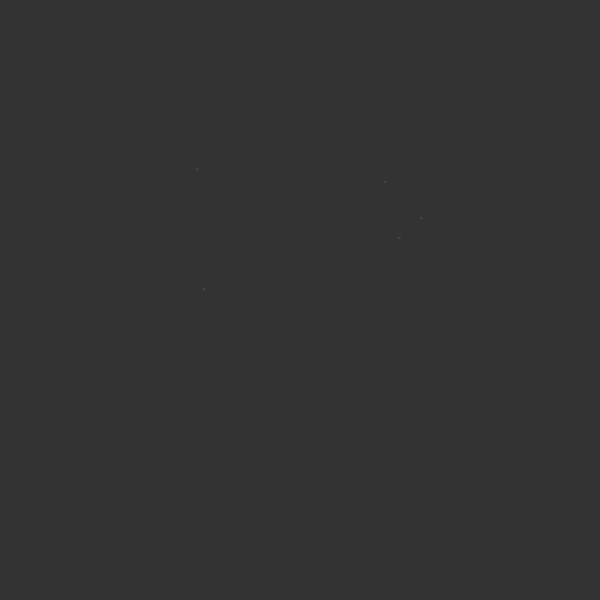
Frame 1 (no input)
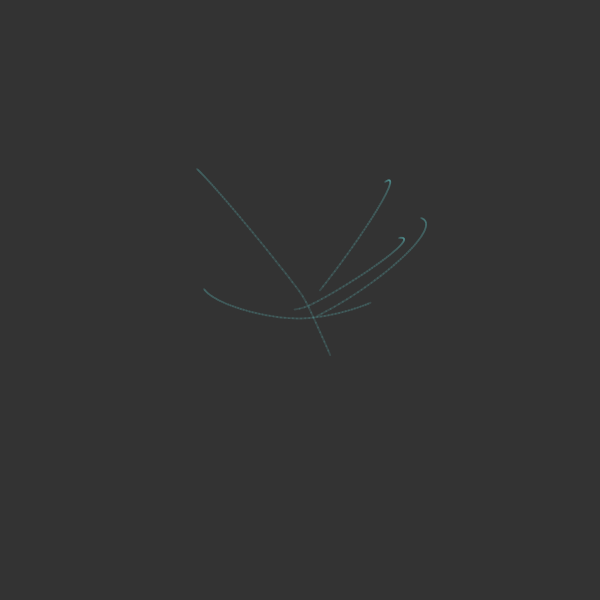
Frame 60 (no input)
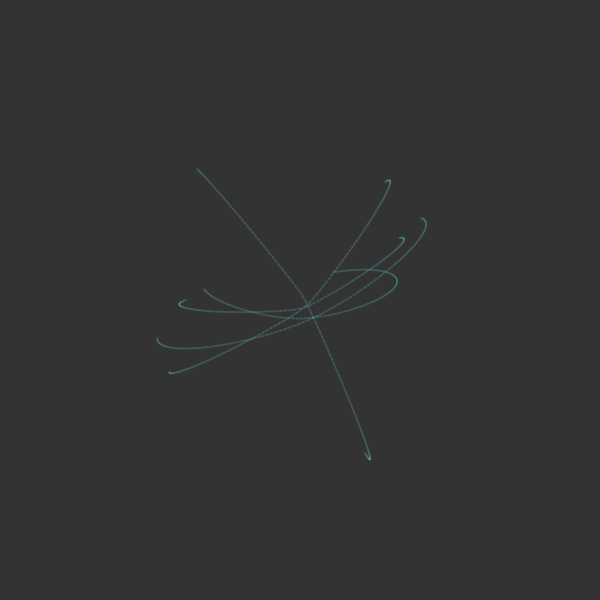
Frame 120 (the mouse pressed at the canvas centre since frame 60)

The p5.js sketch that drew these frames (run headless with seeded random() and noise() and a simulated clock; from frame 60 on, the mouse is pressed at the canvas centre):

// p5.js sketch
// ── sketch.js
let attractor;
let particle;
let particles = [];

function setup() {
	createCanvas(600, 600);
	for (let i = 0; i < 5; i++) {
		particles.push(new Particle(floor(random(100, width-100)), floor(random(100, height-100))));
	}
	attractor = createVector(300, 300);
	background(51);
}

function draw() {
	particles.forEach(particle => {
		particle.attracted(attractor);
		particle.update();
		particle.show();
	});
}

// ── particle.js
class Particle {
	constructor(x, y) {
		this.pos = createVector(x, y);
		this.prev = createVector(x, y);
		this.vel = p5.Vector.random2D();
		this.acc = createVector();
	}

	update() {
		this.vel.add(this.acc);
		this.pos.add(this.vel);
		this.acc.mult(0);
	}

	show() {
		stroke(100, 200, 200, 40);
		strokeWeight(2);
		line(this.pos.x, this.pos.y, this.prev.x, this.prev.y);

		this.prev.x = this.pos.x;
		this.prev.y = this.pos.y;
	}

	// f = g / d^2
	attracted(target) {
		let force = p5.Vector.sub(target, this.pos);
		let dsq = force.magSq();
		dsq = constrain(dsq, 100, 500);
		let g = 50;
		let mag = g / dsq;
		force.setMag(mag);
		this.acc.add(force);
	}
}
